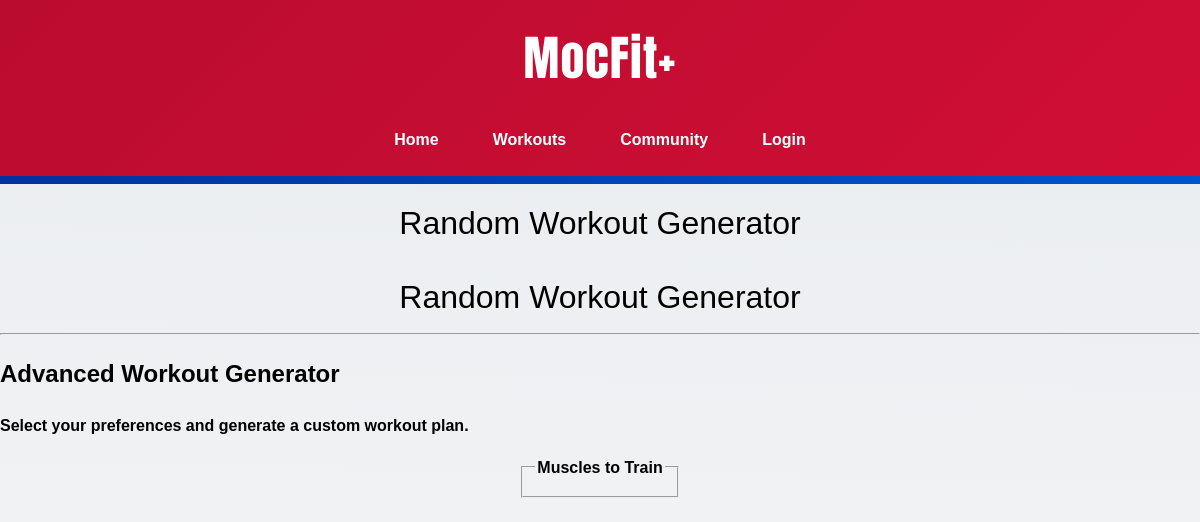
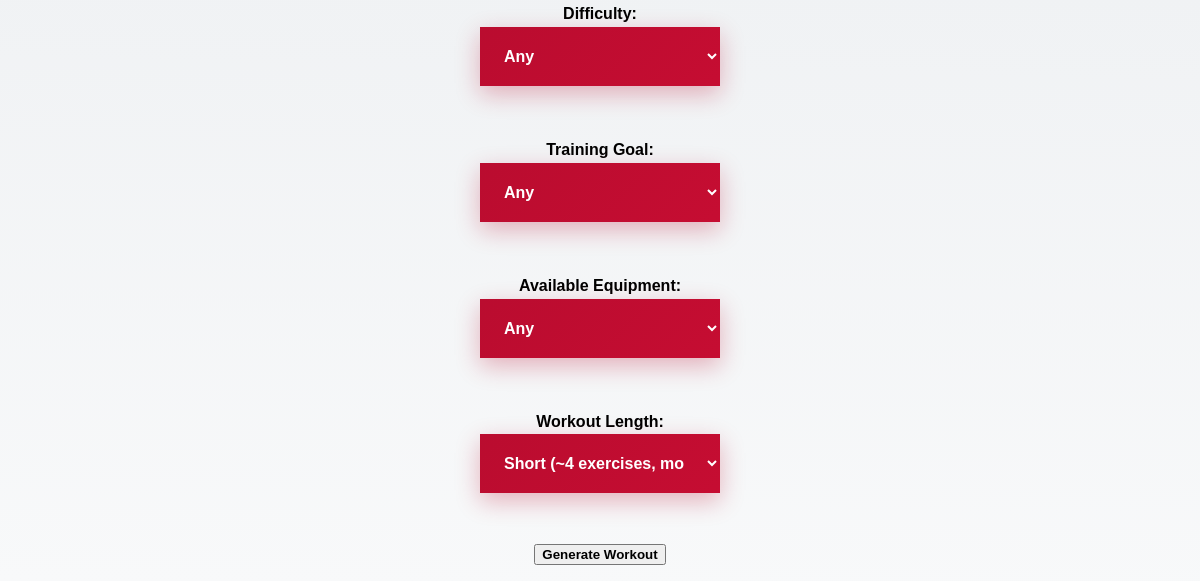
/workouts/workouts/workout_results/, run on an earlier commit of the app's database (2 pictures, top to bottom).
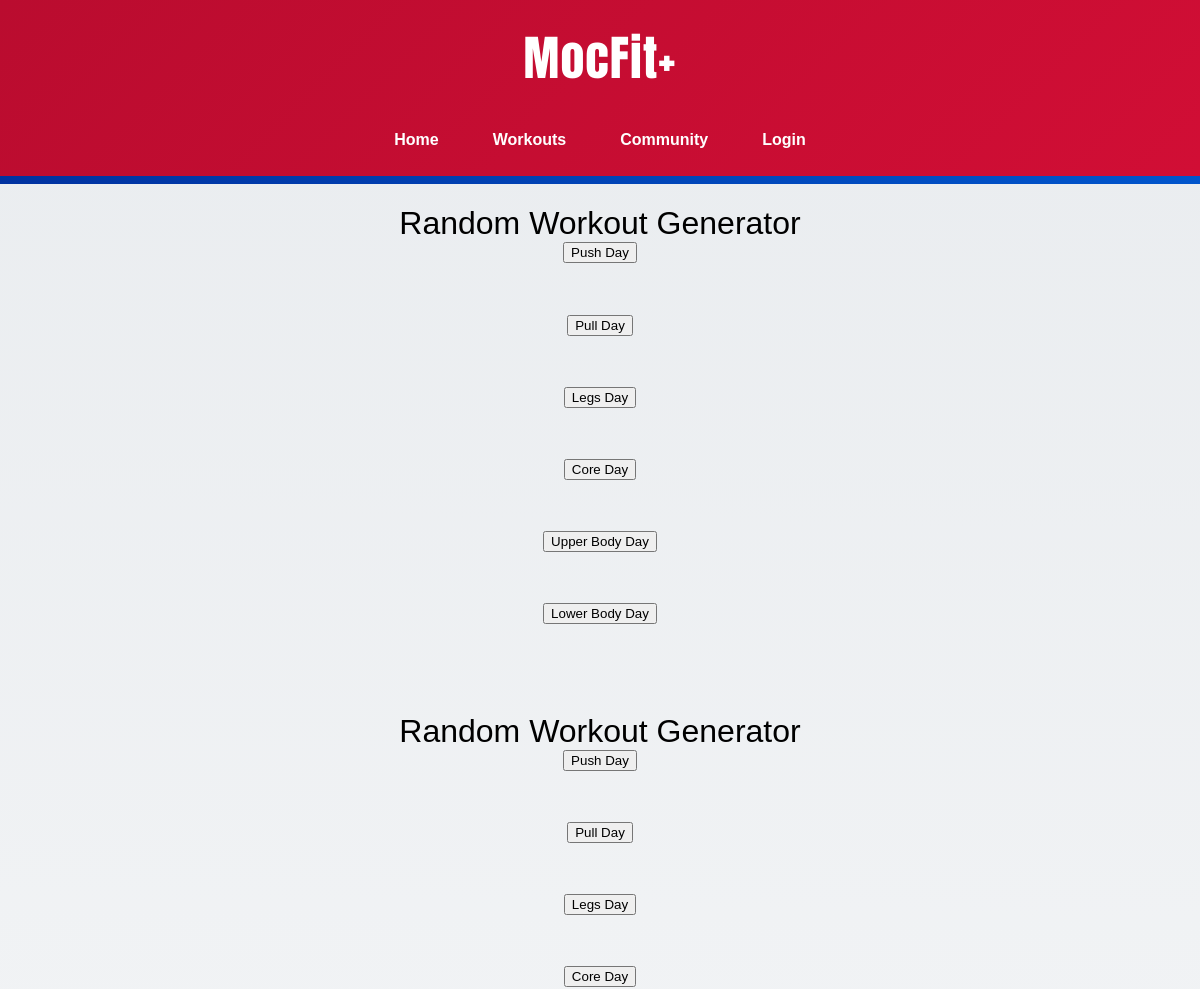
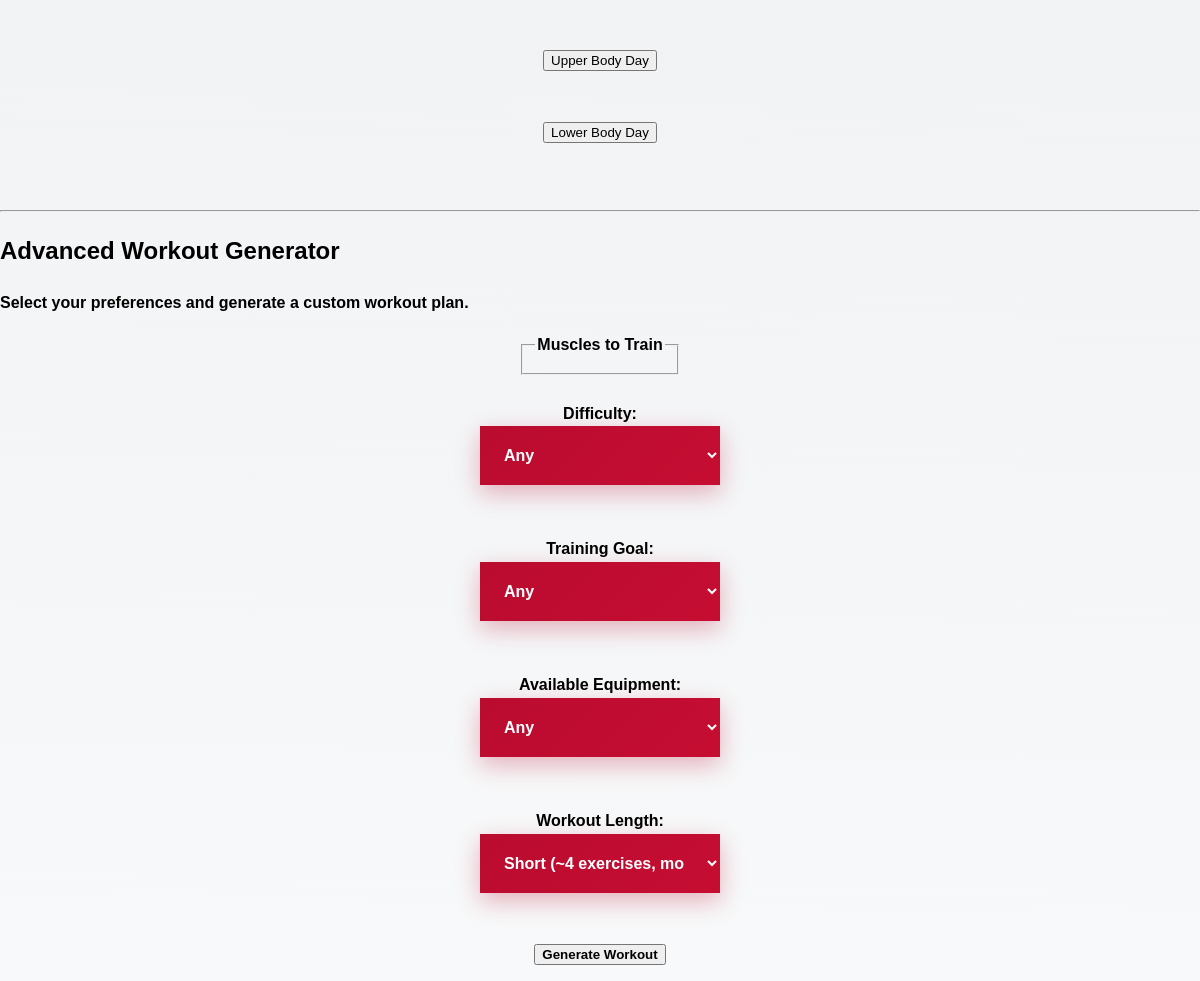
And on a later commit of the database (2 pictures, top to bottom).
### workouts/models.py (models this page shows, shortened)
class MuscleGroupCategory(models.Model):
    name = models.CharField(max_length = 50, unique = True)
    muscles = models.ManyToManyField("MuscleGroup", related_name = "categories")

### workouts/views.py (the view)
# urls.py: path("workouts/workout_results/", views.workout_generator, name = "workout_generator"),
def workout_generator(request):
    if request.method == "POST":
        selected_category = request.POST.get("category")
        try:
            category = MuscleGroupCategory.objects.get(name__iexact=selected_category)
            muscles = category.muscles.all()
            exercises = Exercise.objects.filter(primary_muscle__in=muscles).distinct()
        except MuscleGroupCategory.DoesNotExist:
            exercises = []
        return render(request, "workouts/workout_results.html", {
            "category": selected_category,
            "exercises": exercises
        })
    else:
        categories = MuscleGroupCategory.objects.all()
        return render(request, "workouts/workout_generator_page.html", {
            "categories": categories
        })

### workouts/templates/workouts/workout_generator_page.html (shortened to what this page needs)
<html lang="en">
<head>
      {% load static %}
    <link rel="stylesheet" href="{% static '/workouts/style.css' %}">
</head>
<body>
  <nav class="navbar">
        <div class="container">
            <div class="navbar-header"><a href="">MocFit+</a></div>
            <ul class="navbar-links">
                <li class="item"><a href="/">Home</a></li>
                <li class="item"><a href="/workouts/">Workouts</a></li>
                <li class="item"><a href="">Community</a></li>
                <li class="item"><a href="/accounts/">Login</a></li>
            </ul>
        </div>
    </nav>
    <div class="sm-container-blue"></div>
  <h1>Random Workout Generator</h1>
  <form method="post" action="{% url 'workout_generator' %}">
      {% for category in categories %}
          <button type="submit" name="category" value="{{ category.name }}">
              {{ category.name }} Day
          </button><br><br>
      {% endfor %}
  </form>
<h1>Random Workout Generator</h1>
<form method="post" action="{% url 'workout_generator' %}">
    {% for category in categories %}
        <button type="submit" name="category" value="{{ category.name }}">
            {{ category.name }} Day
        </button><br><br>
    {% endfor %}
</form>
<hr>
<h2>Advanced Workout Generator</h2>
<p><b>Select your preferences and generate a custom workout plan.</b></p>
<form method="post" action="{% url 'advanced_workout_generator' %}">
    <fieldset>
        <legend><b>Muscles to Train</b></legend>
    </fieldset>
    <br>
    <label for="difficulty"><b>Difficulty:</b></label>
    <select id="difficulty" name="difficulty">
        <option value="">Any</option>
    </select>
    <br><br>
    <label for="goal"><b>Training Goal:</b></label>
    <select id="goal" name="goal">
        <option value="">Any</option>
    </select>
    <br><br>
    <label for="equipment"><b>Available Equipment:</b></label>
    <select id="equipment" name="equipment">
        <option value="">Any</option>
    </select>
    <br><br>
    <label for="length"><b>Workout Length:</b></label>
    <select id="length" name="length">
        <option value="short">Short (~4 exercises, mostly compound)</option>
    </select>
    <br><br>
    <button type="submit"><b>Generate Workout</b></button>
</form>

### workouts/static/workouts/style.css (style rules this page uses)
body { font-family: Verdana, Geneva, Tahoma, sans-serif; margin: 0px; padding: 0px; line-height: 1.6; background: linear-gradient(1deg, #f8f9fa 0%, #e9ecef 100%); }
h1 { font-size: 2rem; font-weight: normal; margin: 0px; padding: 20px 0 0 0; line-height: 1.2; text-align:center; color:black; }
.navbar { background: linear-gradient(135deg, #ba0c2f, #d10e35); position: relative; top: 0; z-index: 100; height: 176px; }
.navbar .container { display: flex; flex-direction: column; justify-content: space-between; align-items: center; justify-content: center; padding: 20px 40px; }
.navbar .navbar-header { font-family: "Anton"; font-size: 3rem; letter-spacing: 1px; padding-bottom: 20px; }
.navbar a { text-decoration: none; color: white; }
.navbar-links a { position: relative; font-weight: bold; display: inline-block; padding: 10px 15px; text-decoration: none; color: white; transition: color 0.3s ease; z-index: 1; }
.navbar-links a::before { content: ""; position: absolute; top: 50%; left: 0; width: 100%; height: 0%; background: linear-gradient(135deg, #0032a0, #0055cc); z-index: -1; transform: translateY(-50%) scaleY(0); transform-origin: center; transition: transform 0.75s ease; }
.navbar ul { list-style-type: none; display: flex; align-items: center; margin: 0; gap: 1.5rem; padding: 0px !important; }
.navbar li { display: inline-block; font-family: Verdana, Geneva, Tahoma, sans-serif; font-size: 1rem; }
.sm-container-blue { height: 8px; background: linear-gradient(135deg, #0032a0, #0055cc); }
form { display: flex; flex-direction: column; justify-content: center; align-items: center; }
select { padding: 20px; font-size: 1rem; background: linear-gradient(135deg, #ba0c2f, #d10e35); color: white; box-shadow: 0 8px 25px rgba(186, 12, 47, 0.3); font-family: Verdana, Geneva, Tahoma, sans-serif; font-weight: bold; transition: all 0.4s ease; background-size: 200% 200%; border: none; width: 240px; }
option { color: black; }

What changed in the data, as far as the page shows it:
added MuscleGroupCategory: name "Push"
added MuscleGroupCategory: name "Pull"
added MuscleGroupCategory: name "Legs"
added MuscleGroupCategory: name "Core"
added MuscleGroupCategory: name "Upper Body"
added MuscleGroupCategory: name "Lower Body"
